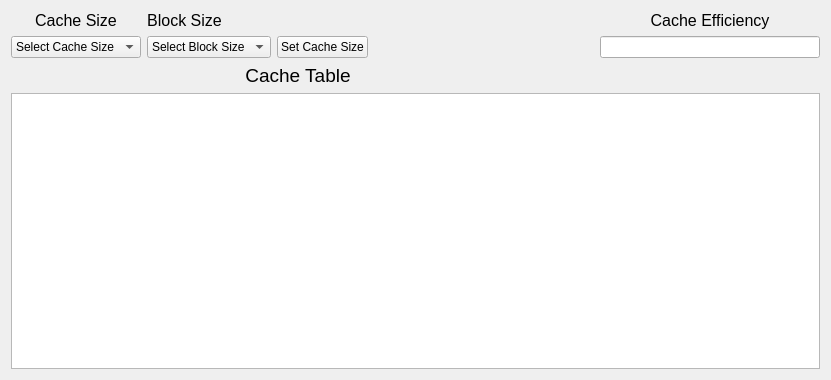
<?xml version="1.0" encoding="UTF-8"?>
<ui version="4.0">
 <class>DataMemoryCacheGui</class>
 <widget class="QWidget" name="DataMemoryCacheGui">
  <property name="geometry">
   <rect>
    <x>0</x>
    <y>0</y>
    <width>831</width>
    <height>380</height>
   </rect>
  </property>
  <property name="windowTitle">
   <string>Form</string>
  </property>
  <layout class="QGridLayout" name="gridLayout_10">
   <item row="0" column="0">
    <layout class="QGridLayout" name="gridLayout_5">
     <item row="0" column="0">
      <widget class="QLabel" name="cacheSizeLabel">
       <property name="text">
        <string>&lt;html&gt;&lt;head/&gt;&lt;body&gt;&lt;p align=&quot;center&quot;&gt;&lt;span style=&quot; font-size:12pt;&quot;&gt;Cache Size&lt;/span&gt;&lt;/p&gt;&lt;/body&gt;&lt;/html&gt;</string>
       </property>
      </widget>
     </item>
    </layout>
   </item>
   <item row="0" column="1">
    <layout class="QGridLayout" name="gridLayout_7">
     <item row="0" column="0">
      <widget class="QLabel" name="blockSizeLabel">
       <property name="text">
        <string>&lt;html&gt;&lt;head/&gt;&lt;body&gt;&lt;p align=&quot;center&quot;&gt;&lt;span style=&quot; font-size:12pt;&quot;&gt;Block Size&lt;/span&gt;&lt;/p&gt;&lt;/body&gt;&lt;/html&gt;</string>
       </property>
      </widget>
     </item>
    </layout>
   </item>
   <item row="0" column="5">
    <layout class="QGridLayout" name="gridLayout_3">
     <item row="1" column="0">
      <widget class="QLabel" name="cacheEfficiencyLabel">
       <property name="text">
        <string>&lt;html&gt;&lt;head/&gt;&lt;body&gt;&lt;p align=&quot;center&quot;&gt;&lt;span style=&quot; font-size:12pt;&quot;&gt;Cache Efficiency&lt;/span&gt;&lt;/p&gt;&lt;/body&gt;&lt;/html&gt;</string>
       </property>
      </widget>
     </item>
    </layout>
   </item>
   <item row="1" column="0">
    <layout class="QGridLayout" name="gridLayout_6">
     <item row="0" column="0">
      <widget class="QComboBox" name="cacheSize">
       <item>
        <property name="text">
         <string>Select Cache Size</string>
        </property>
       </item>
       <item>
        <property name="text">
         <string>16</string>
        </property>
       </item>
       <item>
        <property name="text">
         <string>32</string>
        </property>
       </item>
       <item>
        <property name="text">
         <string>64</string>
        </property>
       </item>
      </widget>
     </item>
    </layout>
   </item>
   <item row="1" column="1" colspan="2">
    <layout class="QGridLayout" name="gridLayout_8">
     <item row="0" column="0">
      <widget class="QComboBox" name="blockSize">
       <item>
        <property name="text">
         <string>Select Block Size</string>
        </property>
       </item>
       <item>
        <property name="text">
         <string>2</string>
        </property>
       </item>
       <item>
        <property name="text">
         <string>4</string>
        </property>
       </item>
       <item>
        <property name="text">
         <string>8</string>
        </property>
       </item>
      </widget>
     </item>
    </layout>
   </item>
   <item row="1" column="3">
    <layout class="QGridLayout" name="gridLayout_9">
     <item row="0" column="0">
      <widget class="QPushButton" name="setCacheSize">
       <property name="text">
        <string>Set Cache Size</string>
       </property>
      </widget>
     </item>
    </layout>
   </item>
   <item row="1" column="4">
    <spacer name="horizontalSpacer">
     <property name="orientation">
      <enum>Qt::Horizontal</enum>
     </property>
     <property name="sizeHint" stdset="0">
      <size>
       <width>188</width>
       <height>20</height>
      </size>
     </property>
    </spacer>
   </item>
   <item row="1" column="5">
    <layout class="QGridLayout" name="gridLayout_4">
     <item row="0" column="0">
      <widget class="QLineEdit" name="cacheEfficiency"/>
     </item>
    </layout>
   </item>
   <item row="2" column="2" colspan="2">
    <layout class="QGridLayout" name="gridLayout">
     <item row="0" column="0">
      <widget class="QLabel" name="cacheLabel">
       <property name="text">
        <string>&lt;html&gt;&lt;head/&gt;&lt;body&gt;&lt;p align=&quot;center&quot;&gt;&lt;span style=&quot; font-size:14pt;&quot;&gt;Cache Table&lt;/span&gt;&lt;/p&gt;&lt;/body&gt;&lt;/html&gt;</string>
       </property>
      </widget>
     </item>
    </layout>
   </item>
   <item row="3" column="0" colspan="6">
    <layout class="QGridLayout" name="gridLayout_2">
     <item row="0" column="0">
      <widget class="QTableView" name="cacheTable">
       <property name="editTriggers">
        <set>QAbstractItemView::NoEditTriggers</set>
       </property>
      </widget>
     </item>
    </layout>
   </item>
  </layout>
  <zorder></zorder>
  <zorder></zorder>
  <zorder></zorder>
  <zorder></zorder>
  <zorder></zorder>
  <zorder></zorder>
  <zorder></zorder>
  <zorder>horizontalSpacer</zorder>
 </widget>
 <resources/>
 <connections/>
</ui>
